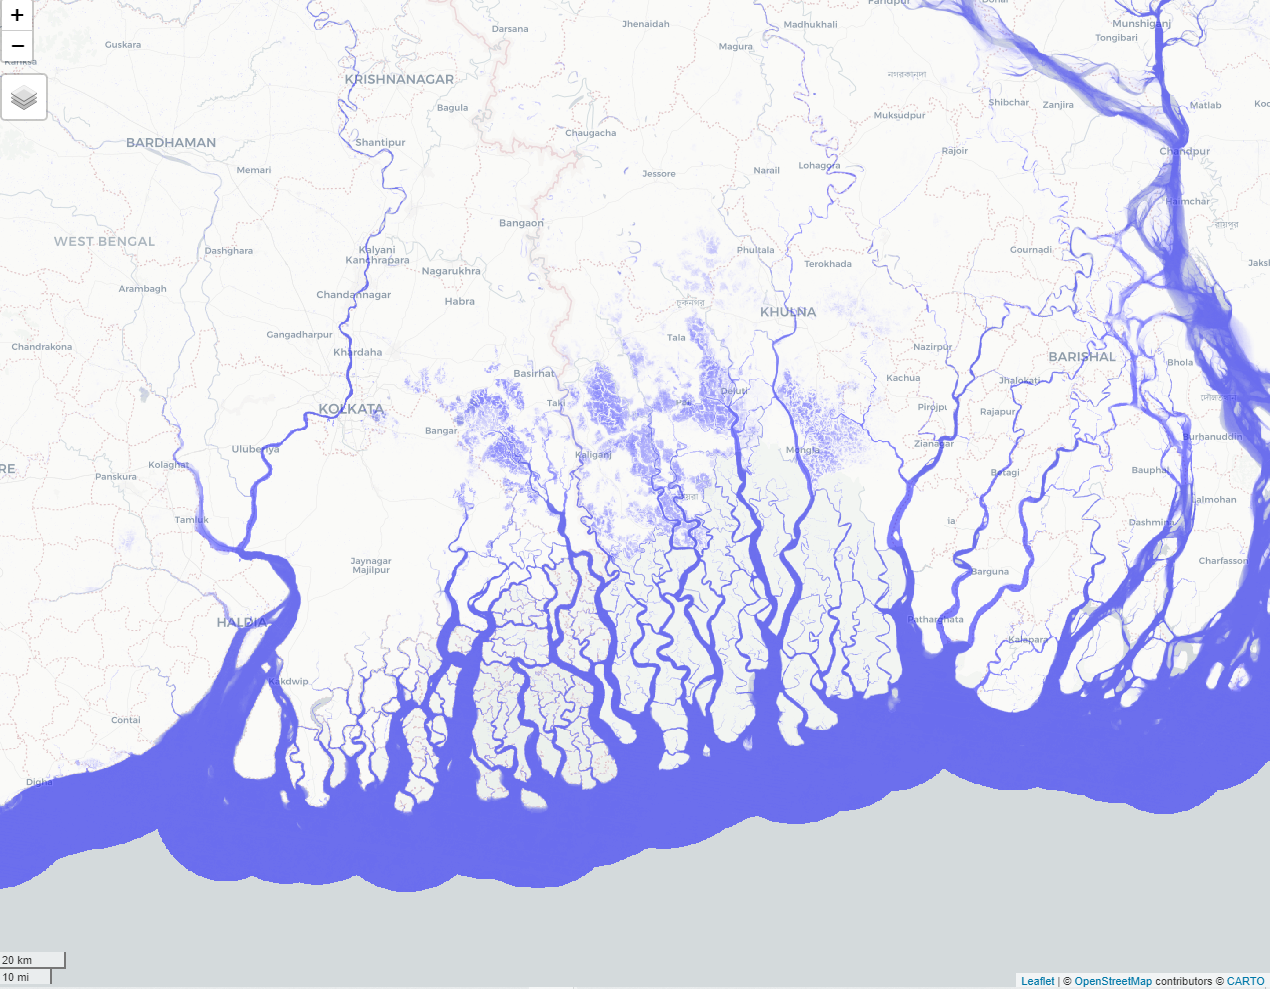

Write R code to recreate this figure.
## --------------------------------------------------------------------------------------##
##
## Script name: 05_30DatMapChallenge.R
##
## Purpose of the script: Blue
##
## Author: Chinmay Deval
##
## Created On: 2020-11-03
##
## Copyright (c) Chinmay Deval, 2020
## Email: chinmay.deval91@gmail.com
##
## --------------------------------------------------------------------------------------##
##  Notes:
##   
##
## --------------------------------------------------------------------------------------##

## --------------------------clear environment and console-------------------------------##
rm(list = ls())
cat("\014")

## ----------------------------------Load packages---------------------------------------##

# remotes::install_github("r-spatial/rgee")
library(rgee)


## ----------------------------------Init ee----------------------------------------------------##
# ee_install()
ee_Initialize()
# ee_user_info()

## -----------------------------------Example1---------------------------------------------------##
gsw = ee$Image('JRC/GSW1_1/GlobalSurfaceWater')
occurrence = gsw$select('occurrence')
change = gsw$select("change_abs")
roi = ee$Geometry$Polygon(
  list(
    c(-74.17213, -8.65569),
    c(-74.17419, -8.39222),
    c(-74.38362, -8.36980),
    c(-74.43031, -8.61293)
  )
)

geometry <- ee$Geometry$Rectangle(
  coords = c(87.5,20.4,91.15,25.1),
  proj = "EPSG:4326",
  geodesic = FALSE
)
###############################
# Constants
###############################

VIS_OCCURRENCE = list(
  min = 0,
  max = 100,
  palette = c('white', 'blue')
)

VIS_CHANGE = list(
  min = -50,
  max = 50,
  palette = c('red', 'black', 'limegreen')
)

VIS_WATER_MASK = list(
  palette = c('white', 'blue')
)


## --------------------------------------------------------------------------------------##
# Create a water mask layer, and set the image mask so that non-water areas are transparent.
water_mask = occurrence$gt(90)$mask(1)


# Initialize Map Location
Map$setCenter(89.15, 22.52, 7.2) # Ganges delta


# add Layers


Map$addLayer(occurrence$updateMask(occurrence$divide(200)),
               VIS_OCCURRENCE, "Water Occurrence (1984-2015)") 
